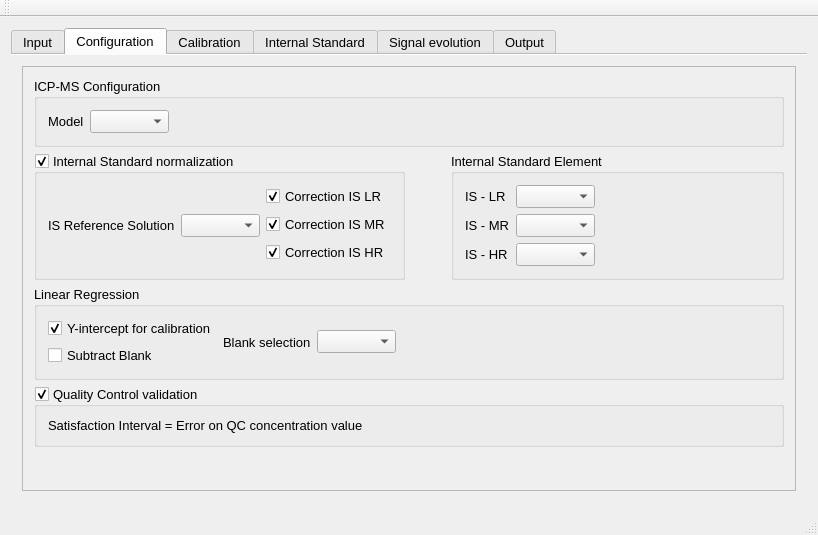
<?xml version="1.0" encoding="UTF-8"?>
<ui version="4.0">
 <class>Application</class>
 <widget class="QMainWindow" name="Application">
  <property name="geometry">
   <rect>
    <x>0</x>
    <y>0</y>
    <width>818</width>
    <height>535</height>
   </rect>
  </property>
  <property name="font">
   <font>
    <pointsize>10</pointsize>
   </font>
  </property>
  <property name="windowTitle">
   <string>uFREASI - user-FRiendly Elemental dAta procesSIng</string>
  </property>
  <property name="windowIcon">
   <iconset resource="res.qrc">
    <normaloff>:/res/chimie.png</normaloff>:/res/chimie.png</iconset>
  </property>
  <property name="windowOpacity">
   <double>1.000000000000000</double>
  </property>
  <widget class="QWidget" name="centralWidget">
   <layout class="QVBoxLayout" name="verticalLayout">
    <item>
     <widget class="QTabWidget" name="tabs">
      <property name="currentIndex">
       <number>1</number>
      </property>
      <property name="documentMode">
       <bool>true</bool>
      </property>
      <property name="tabsClosable">
       <bool>false</bool>
      </property>
      <property name="movable">
       <bool>false</bool>
      </property>
      <widget class="QWidget" name="tab_input">
       <attribute name="title">
        <string>Input</string>
       </attribute>
       <layout class="QVBoxLayout" name="verticalLayout_4">
        <item>
         <layout class="QHBoxLayout" name="horizontalLayout_3">
          <item>
           <widget class="QListWidget" name="listViewInput">
            <property name="maximumSize">
             <size>
              <width>150</width>
              <height>16777215</height>
             </size>
            </property>
           </widget>
          </item>
          <item>
           <widget class="QTableView" name="tableViewInput"/>
          </item>
         </layout>
        </item>
       </layout>
      </widget>
      <widget class="QWidget" name="tab_config">
       <attribute name="title">
        <string>Configuration</string>
       </attribute>
       <layout class="QVBoxLayout" name="verticalLayout_8">
        <item>
         <widget class="QScrollArea" name="scrollArea">
          <property name="widgetResizable">
           <bool>true</bool>
          </property>
          <widget class="QWidget" name="scrollAreaWidgetContents">
           <property name="geometry">
            <rect>
             <x>0</x>
             <y>0</y>
             <width>780</width>
             <height>407</height>
            </rect>
           </property>
           <layout class="QVBoxLayout" name="verticalLayout_9">
            <item>
             <widget class="QGroupBox" name="icpms_config">
              <property name="title">
               <string>ICP-MS Configuration</string>
              </property>
              <layout class="QHBoxLayout" name="horizontalLayout">
               <item>
                <widget class="QLabel" name="label">
                 <property name="text">
                  <string>Model</string>
                 </property>
                </widget>
               </item>
               <item>
                <widget class="QComboBox" name="model"/>
               </item>
               <item>
                <spacer name="horizontalSpacer">
                 <property name="orientation">
                  <enum>Qt::Horizontal</enum>
                 </property>
                 <property name="sizeHint" stdset="0">
                  <size>
                   <width>40</width>
                   <height>20</height>
                  </size>
                 </property>
                </spacer>
               </item>
              </layout>
             </widget>
            </item>
            <item>
             <layout class="QHBoxLayout" name="internStdCorrection">
              <item>
               <widget class="QGroupBox" name="correctionIS">
                <property name="title">
                 <string>Internal Standard normalization</string>
                </property>
                <property name="checkable">
                 <bool>true</bool>
                </property>
                <layout class="QHBoxLayout" name="horizontalLayout_4">
                 <item>
                  <layout class="QHBoxLayout" name="horizontalLayout_6">
                   <item>
                    <widget class="QLabel" name="label_5">
                     <property name="text">
                      <string>IS Reference Solution</string>
                     </property>
                    </widget>
                   </item>
                   <item>
                    <widget class="QComboBox" name="echantIS">
                     <property name="sizeAdjustPolicy">
                      <enum>QComboBox::AdjustToContents</enum>
                     </property>
                    </widget>
                   </item>
                  </layout>
                 </item>
                 <item>
                  <layout class="QVBoxLayout" name="verticalLayout_11">
                   <item>
                    <widget class="QCheckBox" name="correctISLR">
                     <property name="text">
                      <string>Correction IS LR</string>
                     </property>
                     <property name="checked">
                      <bool>true</bool>
                     </property>
                    </widget>
                   </item>
                   <item>
                    <widget class="QCheckBox" name="correctISMR">
                     <property name="text">
                      <string>Correction IS MR</string>
                     </property>
                     <property name="checked">
                      <bool>true</bool>
                     </property>
                    </widget>
                   </item>
                   <item>
                    <widget class="QCheckBox" name="correctISHR">
                     <property name="text">
                      <string>Correction IS HR</string>
                     </property>
                     <property name="checked">
                      <bool>true</bool>
                     </property>
                    </widget>
                   </item>
                  </layout>
                 </item>
                </layout>
               </widget>
              </item>
              <item>
               <spacer name="horizontalSpacer_7">
                <property name="orientation">
                 <enum>Qt::Horizontal</enum>
                </property>
                <property name="sizeType">
                 <enum>QSizePolicy::Minimum</enum>
                </property>
                <property name="sizeHint" stdset="0">
                 <size>
                  <width>40</width>
                  <height>20</height>
                 </size>
                </property>
               </spacer>
              </item>
              <item>
               <widget class="QGroupBox" name="groupBox">
                <property name="title">
                 <string>Internal Standard Element</string>
                </property>
                <layout class="QHBoxLayout" name="horizontalLayout_11">
                 <item>
                  <layout class="QVBoxLayout" name="verticalLayout_3">
                   <item>
                    <widget class="QLabel" name="label_3">
                     <property name="text">
                      <string>IS - LR</string>
                     </property>
                    </widget>
                   </item>
                   <item>
                    <widget class="QLabel" name="label_6">
                     <property name="text">
                      <string>IS - MR</string>
                     </property>
                    </widget>
                   </item>
                   <item>
                    <widget class="QLabel" name="label_4">
                     <property name="text">
                      <string>IS - HR</string>
                     </property>
                    </widget>
                   </item>
                  </layout>
                 </item>
                 <item>
                  <layout class="QVBoxLayout" name="verticalLayout_7">
                   <item>
                    <widget class="QComboBox" name="comboISLR">
                     <property name="maxVisibleItems">
                      <number>10</number>
                     </property>
                     <property name="sizeAdjustPolicy">
                      <enum>QComboBox::AdjustToContents</enum>
                     </property>
                     <property name="frame">
                      <bool>true</bool>
                     </property>
                    </widget>
                   </item>
                   <item>
                    <widget class="QComboBox" name="comboISMR">
                     <property name="sizeAdjustPolicy">
                      <enum>QComboBox::AdjustToContents</enum>
                     </property>
                    </widget>
                   </item>
                   <item>
                    <widget class="QComboBox" name="comboISHR"/>
                   </item>
                  </layout>
                 </item>
                 <item>
                  <spacer name="horizontalSpacer_6">
                   <property name="orientation">
                    <enum>Qt::Horizontal</enum>
                   </property>
                   <property name="sizeHint" stdset="0">
                    <size>
                     <width>40</width>
                     <height>20</height>
                    </size>
                   </property>
                  </spacer>
                 </item>
                </layout>
               </widget>
              </item>
             </layout>
            </item>
            <item>
             <widget class="QGroupBox" name="LinearRegression">
              <property name="title">
               <string>Linear Regression</string>
              </property>
              <layout class="QHBoxLayout" name="horizontalLayout_14">
               <item>
                <layout class="QHBoxLayout" name="horizontalLayout_10">
                 <item>
                  <layout class="QVBoxLayout" name="verticalLayout_10">
                   <item>
                    <widget class="QCheckBox" name="yIntercept">
                     <property name="text">
                      <string>Y-intercept for calibration</string>
                     </property>
                     <property name="checked">
                      <bool>true</bool>
                     </property>
                     <property name="autoExclusive">
                      <bool>false</bool>
                     </property>
                    </widget>
                   </item>
                   <item>
                    <widget class="QCheckBox" name="subBlank">
                     <property name="text">
                      <string>Subtract Blank</string>
                     </property>
                     <property name="checked">
                      <bool>false</bool>
                     </property>
                     <property name="autoExclusive">
                      <bool>false</bool>
                     </property>
                    </widget>
                   </item>
                  </layout>
                 </item>
                 <item>
                  <widget class="QLabel" name="label_8">
                   <property name="text">
                    <string>Blank selection</string>
                   </property>
                  </widget>
                 </item>
                 <item>
                  <widget class="QComboBox" name="blankSelection"/>
                 </item>
                 <item>
                  <spacer name="horizontalSpacer_3">
                   <property name="orientation">
                    <enum>Qt::Horizontal</enum>
                   </property>
                   <property name="sizeHint" stdset="0">
                    <size>
                     <width>40</width>
                     <height>20</height>
                    </size>
                   </property>
                  </spacer>
                 </item>
                </layout>
               </item>
              </layout>
             </widget>
            </item>
            <item>
             <widget class="QGroupBox" name="controlQC">
              <property name="title">
               <string>Quality Control validation</string>
              </property>
              <property name="flat">
               <bool>false</bool>
              </property>
              <property name="checkable">
               <bool>true</bool>
              </property>
              <property name="checked">
               <bool>true</bool>
              </property>
              <layout class="QHBoxLayout" name="horizontalLayout_7">
               <item>
                <widget class="QLabel" name="labelQC">
                 <property name="text">
                  <string>Satisfaction Interval = Error on QC concentration value</string>
                 </property>
                </widget>
               </item>
              </layout>
             </widget>
            </item>
            <item>
             <spacer name="verticalSpacer">
              <property name="orientation">
               <enum>Qt::Vertical</enum>
              </property>
              <property name="sizeHint" stdset="0">
               <size>
                <width>20</width>
                <height>40</height>
               </size>
              </property>
             </spacer>
            </item>
           </layout>
          </widget>
         </widget>
        </item>
       </layout>
      </widget>
      <widget class="QWidget" name="tabElmnt">
       <attribute name="title">
        <string>Calibration</string>
       </attribute>
       <layout class="QHBoxLayout" name="horizontalLayout_9">
        <item>
         <layout class="QHBoxLayout" name="horizontalLayout_8">
          <item>
           <widget class="QListWidget" name="listCurves">
            <property name="maximumSize">
             <size>
              <width>120</width>
              <height>16777215</height>
             </size>
            </property>
           </widget>
          </item>
          <item>
           <widget class="QwtPlot" name="graphElement">
            <property name="sizePolicy">
             <sizepolicy hsizetype="MinimumExpanding" vsizetype="MinimumExpanding">
              <horstretch>0</horstretch>
              <verstretch>0</verstretch>
             </sizepolicy>
            </property>
           </widget>
          </item>
         </layout>
        </item>
       </layout>
      </widget>
      <widget class="QWidget" name="tabIS">
       <attribute name="title">
        <string>Internal Standard</string>
       </attribute>
       <layout class="QVBoxLayout" name="verticalLayout_6">
        <item>
         <layout class="QHBoxLayout" name="horizontalLayout_2">
          <item>
           <spacer name="horizontalSpacer_2">
            <property name="orientation">
             <enum>Qt::Horizontal</enum>
            </property>
            <property name="sizeType">
             <enum>QSizePolicy::MinimumExpanding</enum>
            </property>
            <property name="sizeHint" stdset="0">
             <size>
              <width>40</width>
              <height>20</height>
             </size>
            </property>
           </spacer>
          </item>
          <item>
           <widget class="QLabel" name="label_2">
            <property name="text">
             <string>IS Resolution Selection</string>
            </property>
           </widget>
          </item>
          <item>
           <widget class="QComboBox" name="plotISchoice">
            <property name="sizeAdjustPolicy">
             <enum>QComboBox::AdjustToContents</enum>
            </property>
            <property name="modelColumn">
             <number>0</number>
            </property>
           </widget>
          </item>
         </layout>
        </item>
        <item>
         <widget class="QwtPlot" name="graphIS">
          <property name="sizePolicy">
           <sizepolicy hsizetype="MinimumExpanding" vsizetype="MinimumExpanding">
            <horstretch>0</horstretch>
            <verstretch>0</verstretch>
           </sizepolicy>
          </property>
         </widget>
        </item>
       </layout>
      </widget>
      <widget class="QWidget" name="tabEvol">
       <attribute name="title">
        <string>Signal evolution</string>
       </attribute>
       <layout class="QVBoxLayout" name="verticalLayout_2">
        <item>
         <layout class="QHBoxLayout" name="horizontalLayout_13">
          <item>
           <spacer name="horizontalSpacer_8">
            <property name="orientation">
             <enum>Qt::Horizontal</enum>
            </property>
            <property name="sizeHint" stdset="0">
             <size>
              <width>40</width>
              <height>20</height>
             </size>
            </property>
           </spacer>
          </item>
          <item>
           <widget class="QLabel" name="label_7">
            <property name="text">
             <string>Signal evolution of</string>
            </property>
           </widget>
          </item>
          <item>
           <widget class="QComboBox" name="evolChoice">
            <property name="sizeAdjustPolicy">
             <enum>QComboBox::AdjustToContents</enum>
            </property>
            <property name="modelColumn">
             <number>0</number>
            </property>
           </widget>
          </item>
         </layout>
        </item>
        <item>
         <layout class="QHBoxLayout" name="horizontalLayout_12">
          <item>
           <widget class="QListWidget" name="listEvol">
            <property name="maximumSize">
             <size>
              <width>120</width>
              <height>16777215</height>
             </size>
            </property>
           </widget>
          </item>
          <item>
           <widget class="QwtPlot" name="graphEvol">
            <property name="sizePolicy">
             <sizepolicy hsizetype="MinimumExpanding" vsizetype="MinimumExpanding">
              <horstretch>0</horstretch>
              <verstretch>0</verstretch>
             </sizepolicy>
            </property>
           </widget>
          </item>
         </layout>
        </item>
       </layout>
      </widget>
      <widget class="QWidget" name="tab_output">
       <attribute name="title">
        <string>Output</string>
       </attribute>
       <layout class="QVBoxLayout" name="verticalLayout_5">
        <item>
         <layout class="QHBoxLayout" name="horizontalLayout_5">
          <item>
           <widget class="QListWidget" name="listViewOutput">
            <property name="maximumSize">
             <size>
              <width>150</width>
              <height>16777215</height>
             </size>
            </property>
           </widget>
          </item>
          <item>
           <widget class="QTableView" name="tableViewOutput"/>
          </item>
         </layout>
        </item>
       </layout>
      </widget>
     </widget>
    </item>
   </layout>
  </widget>
  <widget class="QStatusBar" name="statusBar">
   <property name="contextMenuPolicy">
    <enum>Qt::ActionsContextMenu</enum>
   </property>
  </widget>
  <widget class="QToolBar" name="toolBar">
   <property name="windowTitle">
    <string>toolBar</string>
   </property>
   <attribute name="toolBarArea">
    <enum>TopToolBarArea</enum>
   </attribute>
   <attribute name="toolBarBreak">
    <bool>false</bool>
   </attribute>
  </widget>
  <widget class="QMenuBar" name="menuBar">
   <property name="geometry">
    <rect>
     <x>0</x>
     <y>0</y>
     <width>818</width>
     <height>22</height>
    </rect>
   </property>
   <property name="autoFillBackground">
    <bool>false</bool>
   </property>
   <property name="defaultUp">
    <bool>false</bool>
   </property>
   <property name="nativeMenuBar">
    <bool>true</bool>
   </property>
  </widget>
 </widget>
 <layoutdefault spacing="6" margin="11"/>
 <customwidgets>
  <customwidget>
   <class>QwtPlot</class>
   <extends>QFrame</extends>
   <header>qwt_plot.h</header>
   <container>1</container>
  </customwidget>
 </customwidgets>
 <resources>
  <include location="res.qrc"/>
 </resources>
 <connections/>
</ui>
